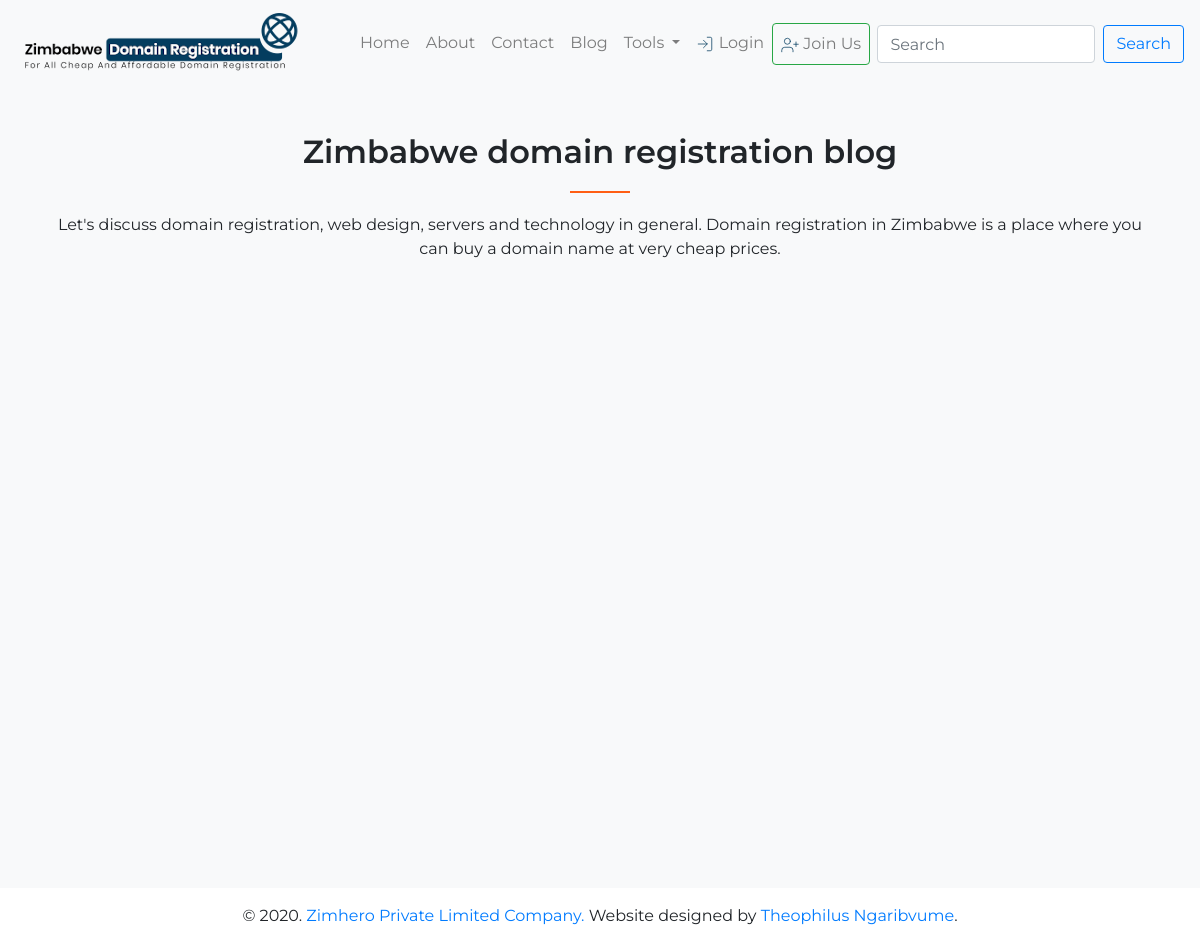
The page /blog/ on the database as committed earlier.
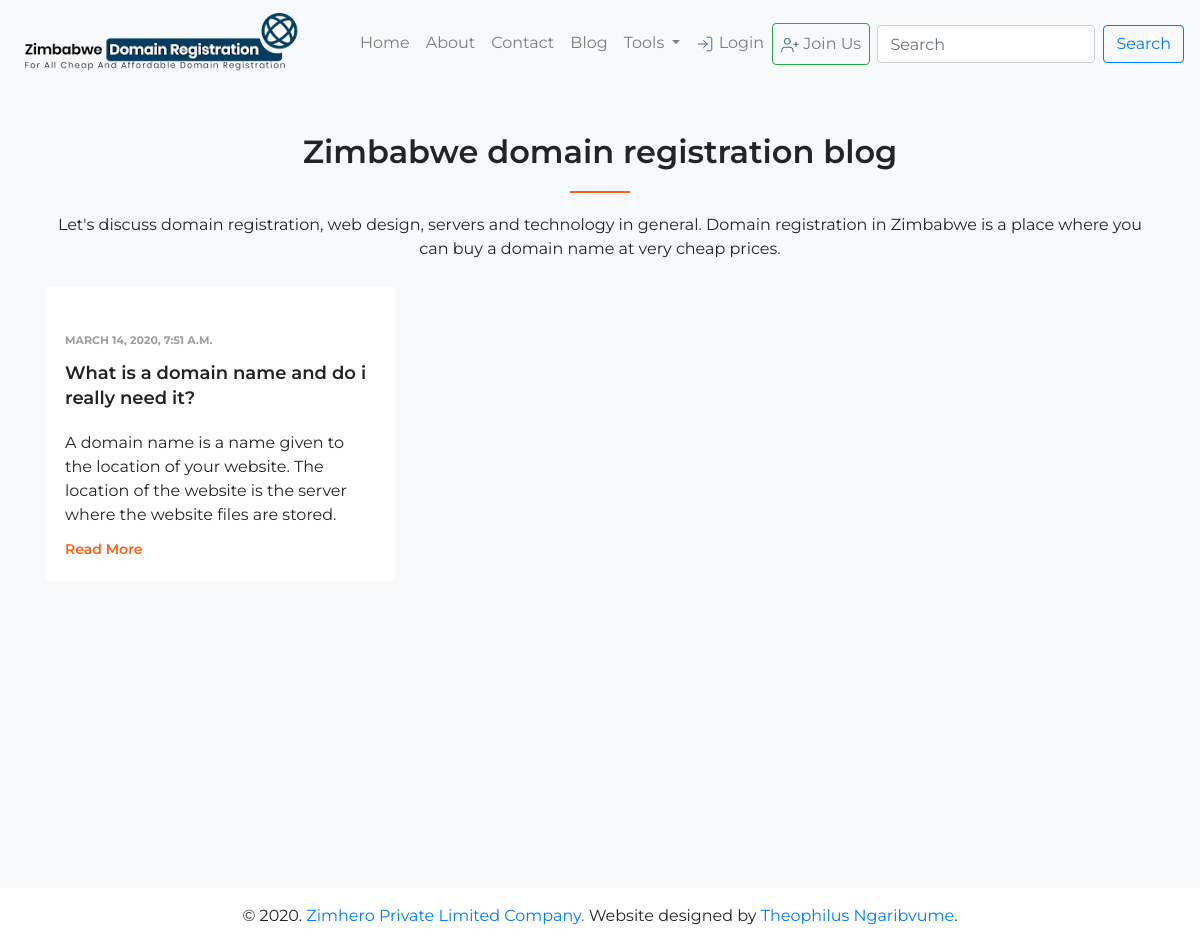
The same page on the database as committed later.
### blog/models.py (models this page shows, shortened)
class Article(models.Model):
    author = models.ForeignKey(CustomUser, on_delete=models.CASCADE)
    title = models.CharField(help_text="Post title", blank=False, max_length=255)
    keywords = models.CharField(help_text="SEO Keywords", max_length=255)
    excerpt = models.TextField(help_text="Post excerpt", default="None")
    featured_image = models.ImageField(upload_to='blog/')
    body = models.TextField(help_text="Post body", blank=False)
    published = models.DateTimeField(auto_now=True)
    slug = models.SlugField(max_length=255, default='', blank=True, unique=True)

### blog/views.py (the view)
# urls.py: path('', BlogView.as_view(), name='blog'),
class BlogView(ListView):
    model = Article
    template_name = "pages/blog.html"
    context_object_name = "articles"
    paginate_by = 12

### templates/pages/blog.html (shortened to what this page needs)
{% extends '_base.html' %}
{% load crispy_forms_tags %}
{% load static %}
{% block custom_css %}
<link rel="stylesheet" href="{% static 'css/blog.css' %}">
{% endblock custom_css %}
{% block content %}
<section class="blog-area pt-5 pb-5">
           <div class="container">
               <div class="row">
                   <div class="col-xl-12 text-center pb-3">
                       <div class="section-title service-title">
                           <h2>Zimbabwe domain registration blog</h2>
                           <p>Let's discuss domain registration, web design, servers and technology in general. Domain registration in Zimbabwe is a place where you can buy a domain name at very cheap prices.</p>
                       </div>
                   </div>
               </div>
               <div class="row">
                   {% for article in articles %}
                   <div class="col-xl-4 col-lg-4 col-md-6 mb-30">
                       <div class="blog-wrapper home-blog-wrapper white-bg">
                           <div class="meta-info">
                               <ul>
                                   <li class="posts-time">{{article.published}}</li>
                               </ul>
                           </div>
                           <div class="blog-content home-blog">
                               <h2 class="blog-title">
                                   <a href="{% url 'article-detail' article.slug %}">{{article.title}}</a>
                               </h2>
                               <p>{{article.excerpt|safe }}</p>
                           </div>
                           <div class="link-box home-blog-link">
                               <a href="{% url 'article-detail' article.slug %}">Read More</a>
                           </div>
                       </div>
                   </div>
                   {% endfor %}
               </div>
           </div>
       </section>
{% endblock content %}

### templates/_base.html (shortened to what this page needs)
{% load static %}
<!DOCTYPE html>
<html>
    <head>
      <link rel="stylesheet" href="https://stackpath.bootstrapcdn.com/bootstrap/4.4.1/css/bootstrap.min.css">
      <link rel="stylesheet" href="{% static 'css/base.css' %}">
      <link rel="stylesheet" href="{% static 'css/blog.css' %}">
      {% block custom_css %}
      {% endblock custom_css %}
    </head>
    <body>
        {% include 'inc/header.html' %}
        <div class="container-fluid content h-100">
            {% block content %}
            {% endblock content %}
        </div>
        {% include 'inc/footer.html' %}
    </body>
</html>

### templates/inc/header.html (shortened to what this page needs)
{% load static %}
<header>
    <nav class="navbar navbar-expand-lg navbar-light bg-light">
        <a class="navbar-brand" href="{% url 'home' %}"><img src="{% static 'images/logo-white.png' %}" alt=""></a>
        <div class="collapse navbar-collapse" id="navbarSupportedContent">
            <ul class="navbar-nav mr-auto">
                <li class="nav-item">
                    <a class="nav-link" href="{% url 'home' %}">Home</a>
                </li>
                <li class="nav-item">
                    <a class="nav-link" href="{% url 'about' %}">About</a>
                </li>
                <li class="nav-item">
                    <a class="nav-link" href="{% url 'contact' %}">Contact</a>
                </li>
                <li class="nav-item">
                    <a class="nav-link" href="{% url 'blog' %}">Blog</a>
                </li>
                <li class="nav-item dropdown">
                  <a class="nav-link dropdown-toggle" href="#" id="navbarDropdown" role="button" data-toggle="dropdown" aria-haspopup="true" aria-expanded="false">
                    Tools
                  </a>
                </li>
                {% if user.is_authenticated %}
                <li class="nav-item">
                    <a class="nav-link" href="{% url 'index' %}"><i data-feather="user"></i> Account</a>
                </li>
                <li class="nav-item">
                    <a class="nav-link" href="{% url 'account_logout' %}"><i data-feather="power"></i> Logout</a>
                </li>
                {% else %}
                <li class="nav-item">
                    <a class="nav-link" href="{% url 'account_login' %}"><i data-feather="log-in"></i> Login</a>
                </li>
                <li class="nav-item">
                    <a class="nav-link btn btn-outline-success" href="{% url 'account_signup' %}"><i data-feather="user-plus"></i> Join Us</a>
                </li>
                {% endif %}
            </ul>
            <form method="POST" action="{% url 'home' %}" autocomplete="off" class="form-inline my-2 my-lg-0">
                <input class="form-control mr-sm-2" id="domain" name="domain" type="search" placeholder="Search" value="{{dom}}" aria-label="Search">
                <button class="btn btn-outline-primary my-2 my-sm-0" type="submit">Search</button>
            </form>
        </div>
    </nav>
</header>

### templates/inc/footer.html (shortened to what this page needs)
<footer class="page-footer font-small blue">
  <div class="footer-copyright text-center py-3">© {% now 'Y' %}. <a href="https://zimhero.com/">Zimhero Private Limited Company.</a> Website designed by <a href="https://www.theophilusn.com">Theophilus Ngaribvume</a>.
</footer>

### static/css/base.css (style rules this page uses)
html, body { font-family: 'Montserrat', sans-serif; }
.feather { width: 18px; height: 18px; stroke: #043d5f; stroke-width: 1; stroke-linecap: round; stroke-linejoin: round; fill: none; text-align: center; }
.container-fluid, .container-lg, .container-md, .container-sm, .container-xl { padding-right: 0px; padding-left: 0px; }
a { text-decoration: none !important; }

### static/css/blog.css (style rules this page uses)
ul { margin: 0px; padding: 0px; }
.section-title h2 { position: relative; margin-bottom: 45px; display: inline-block; font-weight: 600; line-height: 1; }
.section-title h2::before { content: ""; position: absolute; left: 50%; width: 60px; height: 2px; background: #ff5e14; bottom: -25px; margin-left: -30px; }
.section-title.service-title p { ; margin-bottom: 10px; }
.blog-area { background: #F8F9FA; min-height: 100vh; }
.blog-wrapper { background: #fff; overflow: hidden; padding: 20px; }
.home-blog-wrapper { transition: .3s; }
.blog-title { display: inline-block; font-size: 30px; font-weight: 600; line-height: 1.4; margin: 10px 0 15px; padding: 0; text-align: left; }
.blog-content.home-blog h2 { font-size: 18px; margin-bottom: 10px; }
.blog-content.home-blog p { margin-bottom: 10px; }
.link-box.home-blog-link a { font-size: 14px; color: #ff5e14; }
.blog-title a { color: #222; }
.link-box a { color: #555; }
.meta-info ul li { color: #9e9e9e; display: inline-block; font-size: 11px; padding: 0 12px; position: relative; text-transform: uppercase; font-weight: 700; }
.meta-info ul li:first-child { padding-left:0 }
.meta-info ul li::before { border: 1px solid #999; border-radius: 5px; content: ""; height: 5px; left: -4px; position: absolute; top: 6px; width: 5px; }
.meta-info ul li:first-child:before { display:none }
.link-box a { font-weight: 600; }

Rows that differ between the two databases and show on the page:
added Article: published "MARCH 14, 2020, 7:51 A.M.", title "What is a domain name and do i really need it?", excerpt "A domain name is a name given to the location of your website. The location of the website is the server where the website files are stored."
